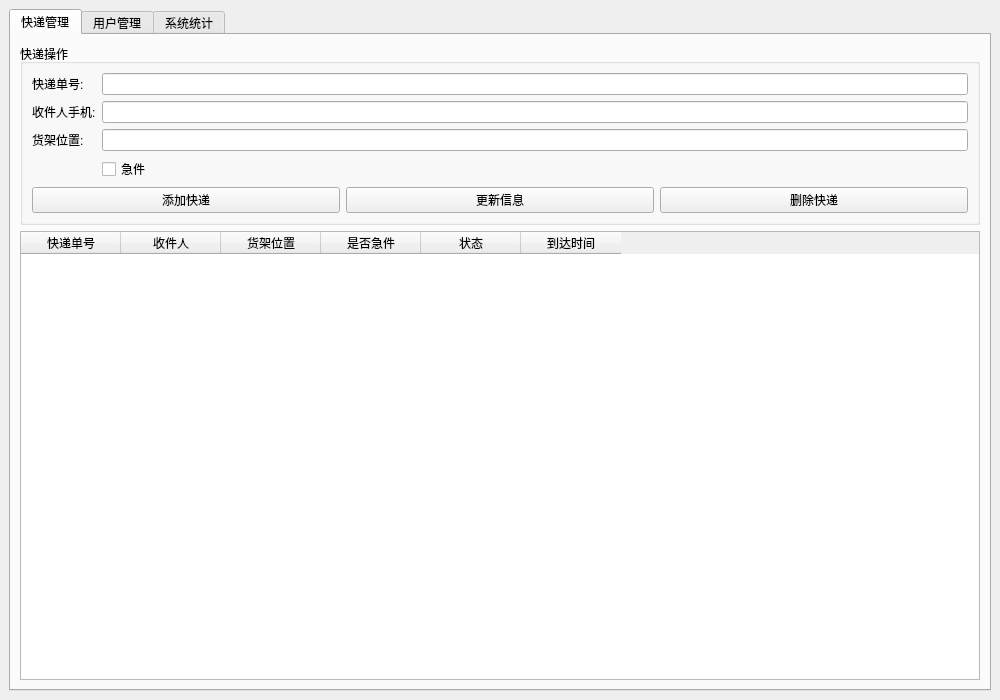
<?xml version="1.0" encoding="UTF-8"?>
<ui version="4.0">
 <class>StaffWindow</class>
 <widget class="QMainWindow" name="StaffWindow">
  <property name="geometry">
   <rect>
    <x>0</x>
    <y>0</y>
    <width>1000</width>
    <height>700</height>
   </rect>
  </property>
  <property name="windowTitle">
   <string>校园快递驿站 - 工作人员界面</string>
  </property>
  <widget class="QWidget" name="centralWidget">
   <layout class="QVBoxLayout" name="verticalLayout">
    <item>
     <widget class="QTabWidget" name="tabWidget">
      <widget class="QWidget" name="packageTab">
       <attribute name="title">
        <string>快递管理</string>
       </attribute>
       <layout class="QVBoxLayout" name="verticalLayout_2">
        <item>
         <widget class="QGroupBox" name="packageGroup">
          <property name="title">
           <string>快递操作</string>
          </property>
          <layout class="QFormLayout" name="formLayout">
           <item row="0" column="0">
            <widget class="QLabel" name="label">
             <property name="text">
              <string>快递单号:</string>
             </property>
            </widget>
           </item>
           <item row="0" column="1">
            <widget class="QLineEdit" name="pkgTrackingEdit"/>
           </item>
           <item row="1" column="0">
            <widget class="QLabel" name="label_2">
             <property name="text">
              <string>收件人手机:</string>
             </property>
            </widget>
           </item>
           <item row="1" column="1">
            <widget class="QLineEdit" name="pkgPhoneEdit"/>
           </item>
           <item row="2" column="0">
            <widget class="QLabel" name="label_3">
             <property name="text">
              <string>货架位置:</string>
             </property>
            </widget>
           </item>
           <item row="2" column="1">
            <widget class="QLineEdit" name="pkgShelfEdit"/>
           </item>
           <item row="3" column="1">
            <widget class="QCheckBox" name="pkgUrgentCheck">
             <property name="text">
              <string>急件</string>
             </property>
            </widget>
           </item>
           <item row="4" column="0" colspan="2">
            <layout class="QHBoxLayout" name="horizontalLayout">
             <item>
              <widget class="QPushButton" name="pkgAddButton">
               <property name="text">
                <string>添加快递</string>
               </property>
              </widget>
             </item>
             <item>
              <widget class="QPushButton" name="pkgUpdateButton">
               <property name="text">
                <string>更新信息</string>
               </property>
              </widget>
             </item>
             <item>
              <widget class="QPushButton" name="pkgDeleteButton">
               <property name="text">
                <string>删除快递</string>
               </property>
              </widget>
             </item>
            </layout>
           </item>
          </layout>
         </widget>
        </item>
        <item>
         <widget class="QTableWidget" name="pkgTable">
          <column>
           <property name="text">
            <string>快递单号</string>
           </property>
          </column>
          <column>
           <property name="text">
            <string>收件人</string>
           </property>
          </column>
          <column>
           <property name="text">
            <string>货架位置</string>
           </property>
          </column>
          <column>
           <property name="text">
            <string>是否急件</string>
           </property>
          </column>
          <column>
           <property name="text">
            <string>状态</string>
           </property>
          </column>
          <column>
           <property name="text">
            <string>到达时间</string>
           </property>
          </column>
         </widget>
        </item>
       </layout>
      </widget>
      <widget class="QWidget" name="userTab">
       <attribute name="title">
        <string>用户管理</string>
       </attribute>
       <!-- 类似快递管理的布局，包含用户操作表格 -->
      </widget>
      <widget class="QWidget" name="statsTab">
       <attribute name="title">
        <string>系统统计</string>
       </attribute>
       <!-- 统计信息显示 -->
      </widget>
     </widget>
    </item>
   </layout>
  </widget>
 </widget>
 <resources/>
 <connections/>
</ui>
